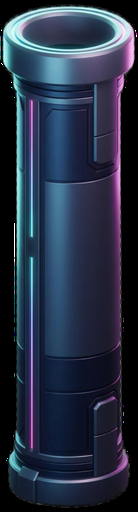
#> input picture flappy/assets1/PILLAR.png, 138 x 512 px
$ python analyze_bg3.py
#> lines starting #> are read from the running program, lines starting #| are printed output that depends on the picture
import cv2
import numpy as np

img = cv2.imread('assets1/PILLAR.png', cv2.IMREAD_UNCHANGED)
#> img is the input picture: shape (512, 138, 4); mean B, G, R, A 67.6, 48.2, 38.6, 193.4
h, w, c = img.shape
#> h = 512; w = 138; c = 4
alpha = img[:,:,3]
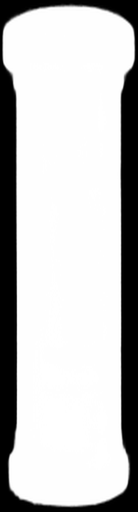
#> alpha: shape (512, 138); min 0, max 255, mean 193.4

# Find bounding box
y_indices, x_indices = np.where(alpha > 0)
if len(y_indices) > 0:
    min_x, max_x = np.min(x_indices), np.max(x_indices)
#> min_x = 0; max_x = 137
    min_y, max_y = np.min(y_indices), np.max(y_indices)
#> min_y = 0; max_y = 511
    print(f"Bounding box: x={min_x}-{max_x}, y={min_y}-{max_y}")
#| Bounding box: x=0-137, y=0-511

    # Let's map it to a 40x40 grid and print ascii art of alpha
    box_w = max_x - min_x
#> box_w = 137
    box_h = max_y - min_y
#> box_h = 511
    small = cv2.resize(alpha[min_y:max_y+1, min_x:max_x+1], (40, 20))
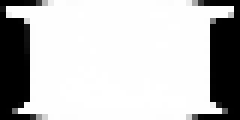
#> small: shape (20, 40) (shown 6 times larger); min 0, max 255, mean 195.6
    for row in small:
        print("".join(['#' if p > 128 else '.' for p in row]))
#> this loop made 20 passes
else:
    print("Fully transparent")

$ run again, with flappy/assets1/0.png copied over flappy/assets1/PILLAR.png
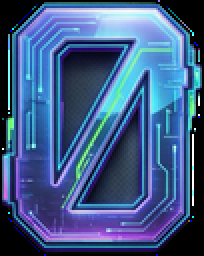
#> input picture flappy/assets1/0.png, 102 x 128 px (shown 2 times larger)
#> img is the input picture: shape (128, 102, 4); mean B, G, R, A 136.6, 91.5, 63, 209.9
#> `alpha = img[:,:,3]`:
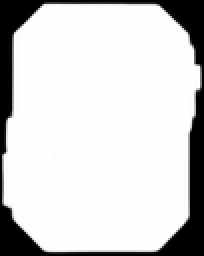
#> alpha: shape (128, 102) (shown 2 times larger); min 0, max 255, mean 209.9
#> y_indices = 11313 values from 0 to 127; x_indices = 11313 values, max 100 at index 2522, min 0 at index 5289, mean 49.86
#> min_x = 0; max_x = 100
#> min_y = 0; max_y = 127
#| Bounding box: x=0-100, y=0-127
#> box_w = 100
#> box_h = 127
#> `small = cv2.resize(alpha[min_y:max_y+1, min_x:max_x+1], (40, 20))`:
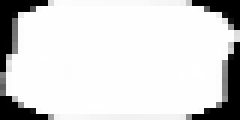
#> small: shape (20, 40) (shown 6 times larger); min 0, max 255, mean 216.1
#> the loop `for row in small:` made 20 passes
